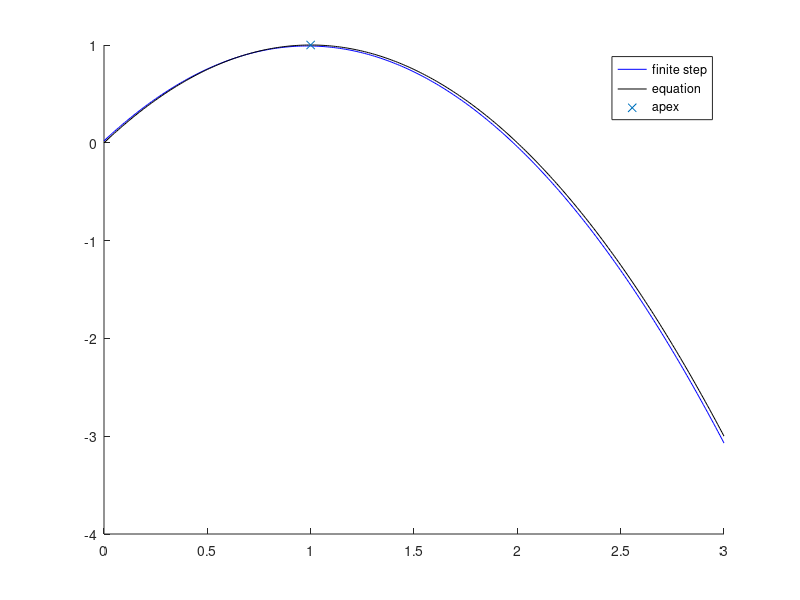

Recreate this plot in MATLAB.
dt = 0.01;
t = 0:dt:3;
v0 = 2;
accel = -2;
y0 = 0.0;
v = 0*t + v0 + cumsum(ones(size(t))*dt * accel);
yReal = y0 + cumsum(dt * v);

yExact = y0 + v0 .* t + 0.5*accel*t.^2;
% dy / dt = v0 + accel*t
tPeak = -v0/accel;
peak = y0 + v0 * tPeak + 0.5*accel*tPeak^2;

close all;
figure(); hold on;
plot(t, yReal, 'b');
plot(t, yExact, 'k')
plot(tPeak, peak, 'x');
legend('finite step', 'equation', 'apex')